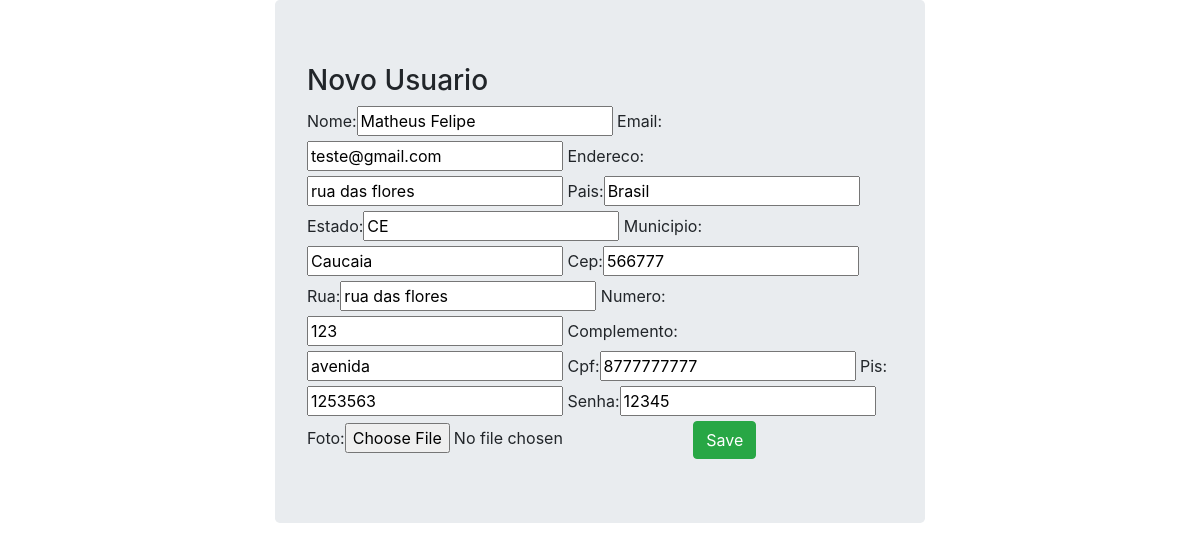
/person/update/1/ (signed in), run on an earlier commit of the app's database.
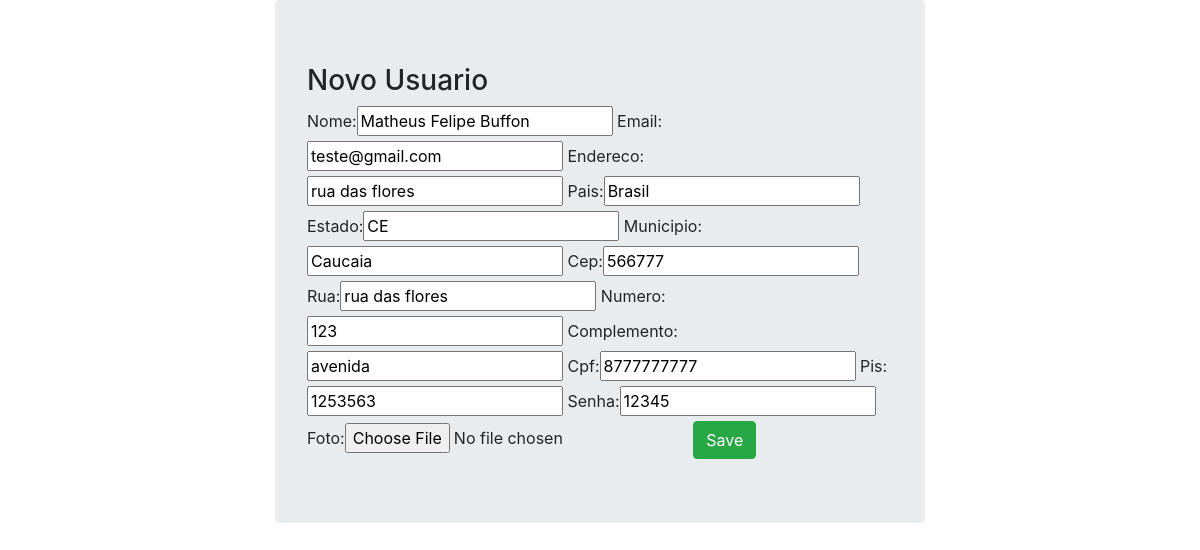
And on a later commit of the database.
### usuarios/models.py (models this page shows, shortened)
class Person(models.Model):
    nome = models.CharField(max_length=100)
    email = models.CharField(max_length=100)
    endereco = models.CharField(max_length=150)
    pais = models.CharField(max_length=20)
    estado = models.CharField(max_length=20)
    municipio = models.CharField(max_length=20)
    cep = models.IntegerField()
    rua = models.CharField(max_length=20)
    numero = models.IntegerField()
    complemento = models.CharField(max_length=50)
    cpf = models.IntegerField()
    pis = models.IntegerField()
    senha = models.IntegerField()
    foto = models.ImageField(upload_to='usuarios_fotos', null=True, blank=True) #opcional

### usuarios/views.py (the view)
# urls.py: path('update/<int:id>/', persons_update, name='persons_update'),
@login_required
def persons_update(request, id):
    person =  get_object_or_404(Person, pk=id)
    form =  PersonForm(request.POST or None, request.FILES or None, instance=person)
    if form.is_valid():
        form.save()
        return redirect('person_list')
    return render(request, 'person_forms.html', {'form': form})

### usuarios/forms.py
class PersonForm(ModelForm):
    class Meta:
        model = Person
        fields = ['nome','email','endereco','pais','estado','municipio','cep','rua',
        'numero','complemento','cpf','pis','senha','foto']

### templates/person_forms.html (shortened to what this page needs)
{% extends 'base.html' %}
{% load bootstrap %}
{% block main %}
    <h3>Novo Usuario</h3>
    <form method="POST" enctype="multipart/form-data">
        {{ form|bootstrap }}
        <button type="submit"class="btn btn-success">Save</button>
    </form>
{% endblock %}

What changed in the data, as far as the page shows it:
changed Person "teste@gmail.com": nome "Matheus Felipe" → "Matheus Felipe Buffon"
